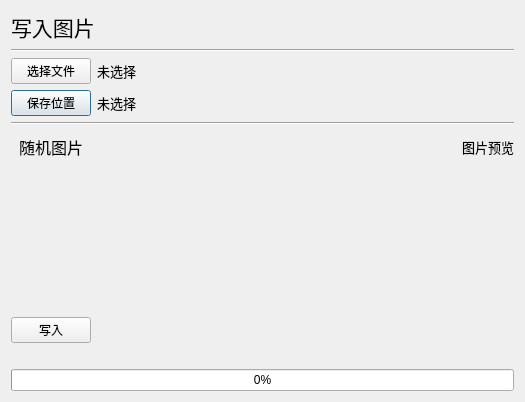
<?xml version="1.0" encoding="UTF-8"?>
<ui version="4.0">
 <class>PageOne</class>
 <widget class="QDialog" name="PageOne">
  <property name="geometry">
   <rect>
    <x>0</x>
    <y>0</y>
    <width>525</width>
    <height>402</height>
   </rect>
  </property>
  <property name="windowTitle">
   <string>Dialog</string>
  </property>
  <layout class="QGridLayout" name="gridLayout">
   <item row="10" column="0" rowspan="2" colspan="4">
    <widget class="QWidget" name="widget" native="true">
     <widget class="QLabel" name="label">
      <property name="geometry">
       <rect>
        <x>40</x>
        <y>10</y>
        <width>371</width>
        <height>131</height>
       </rect>
      </property>
      <property name="text">
       <string/>
      </property>
     </widget>
     <zorder>label</zorder>
     <zorder>write</zorder>
    </widget>
   </item>
   <item row="5" column="1">
    <spacer name="horizontalSpacer">
     <property name="orientation">
      <enum>Qt::Horizontal</enum>
     </property>
     <property name="sizeHint" stdset="0">
      <size>
       <width>40</width>
       <height>20</height>
      </size>
     </property>
    </spacer>
   </item>
   <item row="0" column="0" colspan="3">
    <widget class="QLabel" name="title">
     <property name="sizePolicy">
      <sizepolicy hsizetype="Expanding" vsizetype="Fixed">
       <horstretch>0</horstretch>
       <verstretch>0</verstretch>
      </sizepolicy>
     </property>
     <property name="font">
      <font>
       <family>等线</family>
       <pointsize>16</pointsize>
      </font>
     </property>
     <property name="text">
      <string>写入图片</string>
     </property>
    </widget>
   </item>
   <item row="5" column="3">
    <widget class="QLabel" name="label_2">
     <property name="font">
      <font>
       <family>等线</family>
       <pointsize>10</pointsize>
      </font>
     </property>
     <property name="text">
      <string>图片预览</string>
     </property>
    </widget>
   </item>
   <item row="3" column="0">
    <widget class="QPushButton" name="savePath">
     <property name="sizePolicy">
      <sizepolicy hsizetype="Fixed" vsizetype="Fixed">
       <horstretch>0</horstretch>
       <verstretch>0</verstretch>
      </sizepolicy>
     </property>
     <property name="text">
      <string>保存位置</string>
     </property>
    </widget>
   </item>
   <item row="14" column="0" colspan="4">
    <widget class="QProgressBar" name="progressBar">
     <property name="value">
      <number>0</number>
     </property>
    </widget>
   </item>
   <item row="2" column="1" colspan="2">
    <widget class="QLabel" name="filePath">
     <property name="sizePolicy">
      <sizepolicy hsizetype="Expanding" vsizetype="Preferred">
       <horstretch>0</horstretch>
       <verstretch>0</verstretch>
      </sizepolicy>
     </property>
     <property name="font">
      <font>
       <family>等线</family>
       <pointsize>10</pointsize>
      </font>
     </property>
     <property name="text">
      <string>未选择</string>
     </property>
    </widget>
   </item>
   <item row="2" column="0">
    <widget class="QPushButton" name="selectFile">
     <property name="sizePolicy">
      <sizepolicy hsizetype="Fixed" vsizetype="Fixed">
       <horstretch>50</horstretch>
       <verstretch>50</verstretch>
      </sizepolicy>
     </property>
     <property name="styleSheet">
      <string notr="true"/>
     </property>
     <property name="text">
      <string>选择文件</string>
     </property>
     <property name="iconSize">
      <size>
       <width>50</width>
       <height>50</height>
      </size>
     </property>
     <property name="default">
      <bool>false</bool>
     </property>
     <property name="flat">
      <bool>false</bool>
     </property>
    </widget>
   </item>
   <item row="4" column="0" colspan="4">
    <widget class="Line" name="line">
     <property name="sizePolicy">
      <sizepolicy hsizetype="Expanding" vsizetype="Fixed">
       <horstretch>0</horstretch>
       <verstretch>0</verstretch>
      </sizepolicy>
     </property>
     <property name="orientation">
      <enum>Qt::Horizontal</enum>
     </property>
    </widget>
   </item>
   <item row="3" column="1" colspan="2">
    <widget class="QLabel" name="savePathLabel">
     <property name="sizePolicy">
      <sizepolicy hsizetype="Expanding" vsizetype="Preferred">
       <horstretch>0</horstretch>
       <verstretch>0</verstretch>
      </sizepolicy>
     </property>
     <property name="font">
      <font>
       <family>等线</family>
       <pointsize>10</pointsize>
      </font>
     </property>
     <property name="text">
      <string>未选择</string>
     </property>
    </widget>
   </item>
   <item row="5" column="0">
    <widget class="QPushButton" name="randPic">
     <property name="font">
      <font>
       <family>等线</family>
       <pointsize>12</pointsize>
      </font>
     </property>
     <property name="text">
      <string>随机图片</string>
     </property>
     <property name="icon">
      <iconset resource="res.qrc">
       <normaloff>:/pic/rand.png</normaloff>:/pic/rand.png</iconset>
     </property>
     <property name="iconSize">
      <size>
       <width>20</width>
       <height>20</height>
      </size>
     </property>
     <property name="flat">
      <bool>true</bool>
     </property>
    </widget>
   </item>
   <item row="1" column="0" colspan="4">
    <widget class="Line" name="line_2">
     <property name="sizePolicy">
      <sizepolicy hsizetype="Expanding" vsizetype="Fixed">
       <horstretch>0</horstretch>
       <verstretch>0</verstretch>
      </sizepolicy>
     </property>
     <property name="orientation">
      <enum>Qt::Horizontal</enum>
     </property>
    </widget>
   </item>
   <item row="12" column="0">
    <widget class="QPushButton" name="write">
     <property name="sizePolicy">
      <sizepolicy hsizetype="Fixed" vsizetype="Fixed">
       <horstretch>0</horstretch>
       <verstretch>0</verstretch>
      </sizepolicy>
     </property>
     <property name="text">
      <string>写入</string>
     </property>
    </widget>
   </item>
   <item row="13" column="0" colspan="3">
    <widget class="QLabel" name="status">
     <property name="sizePolicy">
      <sizepolicy hsizetype="Expanding" vsizetype="Fixed">
       <horstretch>0</horstretch>
       <verstretch>0</verstretch>
      </sizepolicy>
     </property>
     <property name="text">
      <string/>
     </property>
    </widget>
   </item>
  </layout>
 </widget>
 <resources>
  <include location="res.qrc"/>
 </resources>
 <connections/>
</ui>
